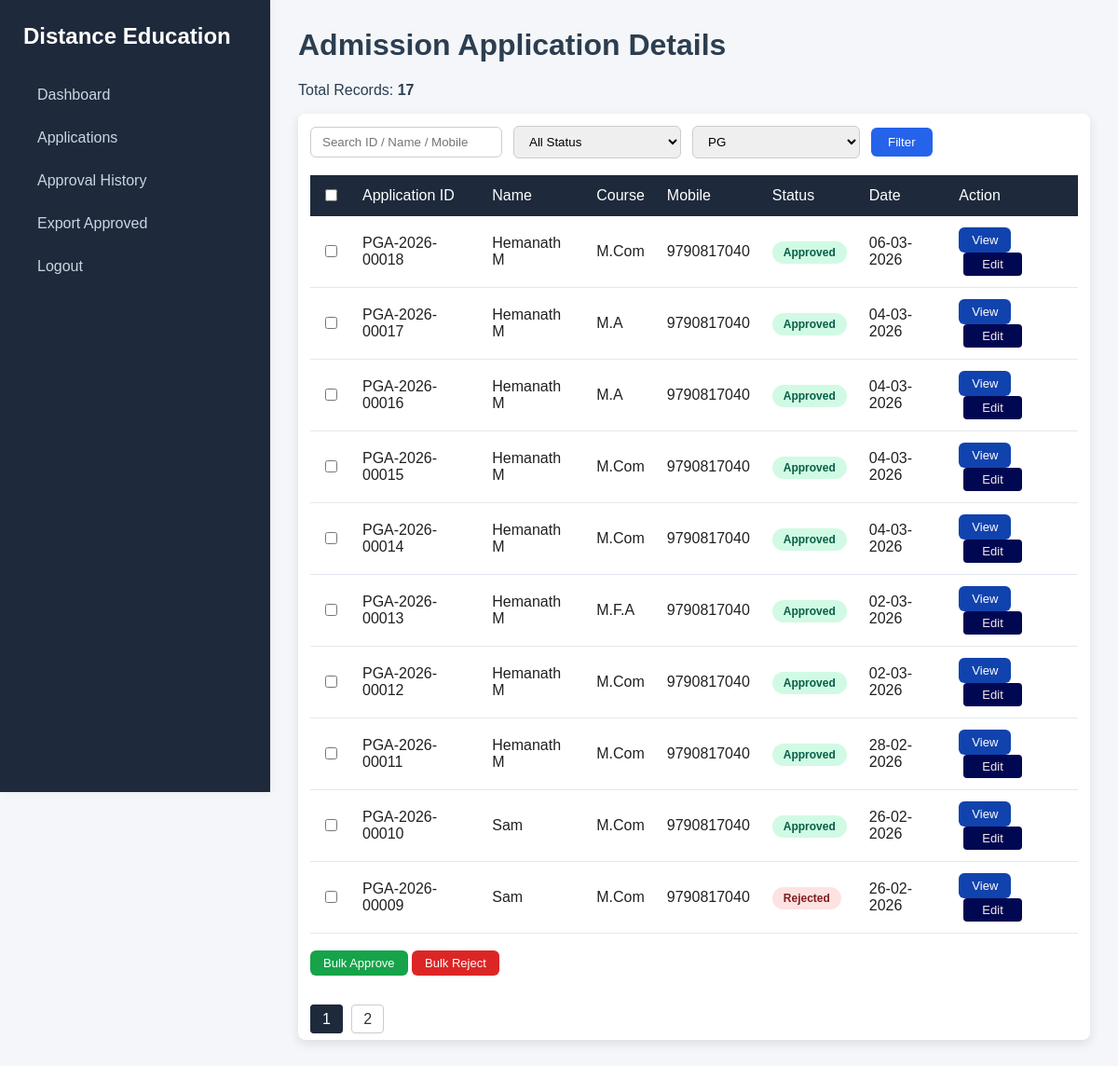
The app's page /admin/admission/list.php?type=PG (signed in) with its own data.
### tables this page shows
CREATE TABLE `records` (
  `id` int(11) NOT NULL,
  `application_no` varchar(30) NOT NULL,
  `course_type` varchar(20) DEFAULT NULL,
  `foundation_lang` varchar(50) DEFAULT NULL,
  `programme_name` varchar(150) DEFAULT NULL,
  `main_subject` varchar(150) DEFAULT NULL,
  `medium` varchar(20) DEFAULT NULL,
  `differently_abled` varchar(5) DEFAULT NULL,
  `photo` varchar(255) DEFAULT NULL,
  `name` varchar(150) NOT NULL,
  `street` varchar(200) NOT NULL,
  `town` varchar(100) NOT NULL,
  `state` varchar(100) NOT NULL,
  `district` varchar(100) NOT NULL,
  `pincode` varchar(10) NOT NULL,
  `phone` varchar(15) DEFAULT NULL,
  `mobile` varchar(15) NOT NULL,
  `name_english` varchar(150) NOT NULL,
  `name_tamil` varchar(150) NOT NULL,
  `dob` date NOT NULL,
  `age` int(11) NOT NULL,
  `guardian_name` varchar(150) NOT NULL,
  `aadhaar` varchar(14) DEFAULT NULL,
  `nationality` varchar(50) DEFAULT NULL,
  `religion` varchar(100) DEFAULT NULL,
  `mother_tongue` varchar(100) DEFAULT NULL,
  `blood_group` varchar(5) DEFAULT NULL,
  `community` varchar(20) DEFAULT NULL,
  `caste` varchar(100) DEFAULT NULL,
  `employment_status` varchar(10) DEFAULT NULL,
  `employment_type` varchar(150) DEFAULT NULL,
  `other_course` varchar(10) DEFAULT NULL,
  `other_course_details` varchar(255) DEFAULT NULL,
  `defence_personnel` tinyint(1) DEFAULT 0,
  `ex_servicemen` tinyint(1) DEFAULT 0,
  `sslc_school` varchar(150) DEFAULT NULL,
  `sslc_board` varchar(150) DEFAULT NULL,
  `sslc_pass_year` varchar(20) DEFAULT NULL,
  `sslc_reg_no` varchar(50) DEFAULT NULL,
  `sslc_grade` varchar(50) DEFAULT NULL,
  `sslc_max_marks` varchar(20) DEFAULT NULL,
  `hsc_school` varchar(150) DEFAULT NULL,
  `hsc_board` varchar(150) DEFAULT NULL,
  `hsc_pass_year` varchar(20) DEFAULT NULL,
  `hsc_reg_no` varchar(50) DEFAULT NULL,
  `hsc_grade` varchar(50) DEFAULT NULL,
  `hsc_max_marks` varchar(20) DEFAULT NULL,
  `abc_status` varchar(10) DEFAULT NULL,
  `abc_id` varchar(12) DEFAULT NULL,
  `sslc_file` varchar(255) DEFAULT NULL,
  `hsc_file` varchar(255) DEFAULT NULL,
  `ug_file` varchar(255) DEFAULT NULL,
  `tc_file` varchar(255) DEFAULT NULL,
  `migration_file` varchar(255) DEFAULT NULL,
  `undertaking_file` varchar(255) DEFAULT NULL,
  `enclosures` text DEFAULT NULL,
  `created_at` timestamp NOT NULL DEFAULT current_timestamp(),
  `dip_school` varchar(200) DEFAULT NULL,
  `dip_board` varchar(200) DEFAULT NULL,
  `dip_pass_year` varchar(10) DEFAULT NULL,
  `dip_reg_no` varchar(50) DEFAULT NULL,
  `dip_grade` varchar(50) DEFAULT NULL,
  `dip_max_marks` varchar(50) DEFAULT NULL,
  `ug_school` varchar(200) DEFAULT NULL,
  `ug_board` varchar(200) DEFAULT NULL,
  `ug_pass_year` varchar(10) DEFAULT NULL,
  `ug_reg_no` varchar(50) DEFAULT NULL,
  `ug_grade` varchar(50) DEFAULT NULL,
  `ug_max_marks` varchar(50) DEFAULT NULL,
  `mother_name` varchar(100) NOT NULL,
  `email` varchar(150) NOT NULL,
  `defence_ward` varchar(50) DEFAULT NULL,
  `status` varchar(20) DEFAULT 'Pending',
  `staff_remark` text DEFAULT NULL,
  `processed_by` varchar(100) DEFAULT NULL,
  `processed_at` datetime DEFAULT NULL,
  `enrollment_no` varchar(30) DEFAULT NULL,
  `course_code` varchar(10) DEFAULT NULL,
  `course_id` int(11) DEFAULT NULL
);

### admin/admission/list.php (the view, shortened to what this page needs)
<?php
require_once "../../db.php";
$search = $_GET['search'] ?? '';
$status = $_GET['status'] ?? '';
$type   = $_GET['type'] ?? '';
$page   = isset($_GET['page']) ? (int)$_GET['page'] : 1;
$limit = 10;
$start = ($page - 1) * $limit;
$where = " WHERE 1=1 ";
$params = [];
$types = "";
if($type){
    $where .= " AND course_type=?";
    $params[] = $type;
    $types .= "s";
}
$countSql = "SELECT COUNT(*) as c FROM records $where";
$countStmt = $conn->prepare($countSql);
if(!empty($params)){
    $countStmt->bind_param($types, ...$params);
}
$countStmt->execute();
$totalRows = $countStmt->get_result()->fetch_assoc()['c'];
$totalPages = ceil($totalRows / $limit);
$sql = "
SELECT id, application_no, name, course_type, programme_name,
mobile, status, created_at
FROM records
$where
ORDER BY created_at DESC
LIMIT ?,?
";
$stmt = $conn->prepare($sql);
if(!empty($params)){
    $types .= "ii";
    $params[] = $start;
    $params[] = $limit;
    $stmt->bind_param($types, ...$params);
}else{
    $stmt->bind_param("ii", $start, $limit);
}
$stmt->execute();
$result = $stmt->get_result();
?>
<!DOCTYPE html>
<html>
<head>
<link rel="stylesheet" href="../assets/style.css">
</head>
<body>
<div class="sidebar">
<h2>Distance Education</h2>
<a href="../dashboard.php">Dashboard</a>
<a href="list.php">Applications</a>
<a href="history.php">Approval History</a>
<a href="export.php">Export Approved</a>
<a href="../logout.php">Logout</a>
</div>
<div class="main">
<h1>Admission Application Details</h1>
<p>Total Records: <strong><?php echo $totalRows; ?></strong></p>
<div class="card white">
<form method="GET" class="filter-form">
<input type="text" name="search" placeholder="Search ID / Name / Mobile"
value="<?php echo htmlspecialchars($search); ?>">
<select name="status">
<option value="">All Status</option>
</select>
<select name="type">
<option value="PG" <?php if($type=="PG") echo "selected"; ?>>PG</option>
</select>
<button type="submit">Filter</button>
</form>
<br>
<form method="POST">
<table class="data-table">
<thead>
<tr>
<th><input type="checkbox" onclick="toggleSelectAll(this)"></th>
<th>Application ID</th>
<th>Name</th>
<th>Course</th>
<th>Mobile</th>
<th>Status</th>
<th>Date</th>
<th>Action</th>
</tr>
</thead>
<tbody>
<?php while($row = $result->fetch_assoc()): ?>
<tr>
<td><input type="checkbox" name="ids[]" value="<?php echo $row['id']; ?>"></td>
<td><?php echo $row['application_no']; ?></td>
<td><?php echo $row['name']; ?></td>
<td><?php echo $row['programme_name']; ?></td>
<td><?php echo $row['mobile']; ?></td>
<td>
<?php
if($row['status']=="Pending")
echo "<span class='badge pending'>Pending</span>";
elseif($row['status']=="Approved")
echo "<span class='badge approved'>Approved</span>";
else
echo "<span class='badge rejected'>Rejected</span>";
?>
</td>
<td><?php echo date("d-m-Y", strtotime($row['created_at'])); ?></td>
<td>
<a class="btn view" href="view.php?id=<?php echo $row['id']; ?>">View</a>
<a class="btn edit"
href="edit.php?id=<?php echo $row['id']; ?>">
Edit
</a>
</td>
</tr>
<?php endwhile; ?>
</tbody>
</table>
<br>
<button name="bulk_action" value="approve" class="btn approve">
Bulk Approve
</button>
<button name="bulk_action" value="reject" class="btn reject">
Bulk Reject
</button>
</form>
<br>
<div class="pagination">
<?php for($i=1;$i<=$totalPages;$i++): ?>
<a class="<?php echo ($i==$page)?'active':''; ?>"
href="?page=<?php echo $i; ?>&search=<?php echo $search; ?>&status=<?php echo $status; ?>&type=<?php echo $type; ?>">
<?php echo $i; ?>
</a>
<?php endfor; ?>
</div>
</div>
</div>
</body>
</html>

### admin/assets/style.css (style rules this page uses)
body { margin:0; font-family: "Segoe UI", Arial, sans-serif; background:#f4f6f9; color:#2c3e50; }
h1,h2,h3 { margin-top:0; font-weight:600; }
.sidebar { width:240px; height:100vh; position:fixed; background:#1e293b; padding:25px; box-shadow:2px 0 8px rgba(0,0,0,0.05); }
.sidebar h2 { color:#fff; margin-bottom:30px; }
.sidebar a { display:block; padding:10px 15px; margin-bottom:8px; color:#cbd5e1; text-decoration:none; border-radius:6px; transition:0.3s; }
.main { margin-left:290px; padding:30px; }
.card { background:#fff; padding:25px; border-radius:10px; box-shadow:0 4px 12px rgba(0,0,0,0.06); margin-bottom:25px; }
.filter-form { display:flex; gap:12px; flex-wrap:wrap; align-items:center; }
.filter-form input, .filter-form select { padding:8px 12px; border:1px solid #ccc; border-radius:6px; min-width:180px; transition:0.3s; }
.filter-form button { padding:8px 18px; background:#2563eb; color:white; border:none; border-radius:6px; cursor:pointer; transition:0.3s; }
.data-table { width:100%; border-collapse:collapse; background:#fff; }
.data-table th { background:#1e293b; color:#fff; padding:12px; text-align:left; font-weight:500; }
.data-table td { padding:12px; border-bottom:1px solid #e2e8f0; }
.badge { padding:5px 12px; border-radius:20px; font-size:12px; font-weight:600; }
.approved { background:#d1fae5; color:#065f46; }
.rejected { background:#fee2e2; color:#7f1d1d; }
.btn { padding:6px 14px; border-radius:6px; text-decoration:none; font-size:13px; cursor:pointer; transition:0.3s; display:inline-block; }
.btn.view { background:#1143ae; color:white; }
.btn.edit { background:#010852; color:#f5e9e9; padding:5px 20px; text-decoration:none; border-radius:4px; margin-left:5px; }
.btn.approve { background:#16a34a; color:white; border:none; }
.btn.reject { background:#dc2626; color:white; border:none; }
.pagination { margin-top:20px; }
.pagination a { padding:6px 12px; border:1px solid #ccc; margin-right:5px; text-decoration:none; color:#333; border-radius:4px; transition:0.3s; }
.pagination .active { background:#1e293b; color:white; border-color:#1e293b; }
.card { padding:13px; border-radius:8px; min-height:40px; color:rgb(32, 32, 32); box-shadow:0 4px 12px rgba(0,0,0,0.1); }
body { margin:0; font-family:Arial; }

### records on screen
records: application_no "PGA-2026-00018", name "Hemanath M", programme_name "M.Com", mobile "9790817040", status "Approved", created_at "06-03-2026"
records: application_no "PGA-2026-00017", name "Hemanath M", programme_name "M.A", mobile "9790817040", status "Approved", created_at "04-03-2026"
records: application_no "PGA-2026-00016", name "Hemanath M", programme_name "M.A", mobile "9790817040", status "Approved", created_at "04-03-2026"
records: application_no "PGA-2026-00015", name "Hemanath M", programme_name "M.Com", mobile "9790817040", status "Approved", created_at "04-03-2026"
records: application_no "PGA-2026-00014", name "Hemanath M", programme_name "M.Com", mobile "9790817040", status "Approved", created_at "04-03-2026"
records: application_no "PGA-2026-00013", name "Hemanath M", programme_name "M.F.A", mobile "9790817040", status "Approved", created_at "02-03-2026"
records: application_no "PGA-2026-00012", name "Hemanath M", programme_name "M.Com", mobile "9790817040", status "Approved", created_at "02-03-2026"
records: application_no "PGA-2026-00011", name "Hemanath M", programme_name "M.Com", mobile "9790817040", status "Approved", created_at "28-02-2026"
records: application_no "PGA-2026-00010", name "Sam", programme_name "M.Com", mobile "9790817040", status "Approved", created_at "26-02-2026"
records: application_no "PGA-2026-00009", name "Sam", programme_name "M.Com", mobile "9790817040", status "Rejected", created_at "26-02-2026"

### other values on screen
$totalRows "17"
